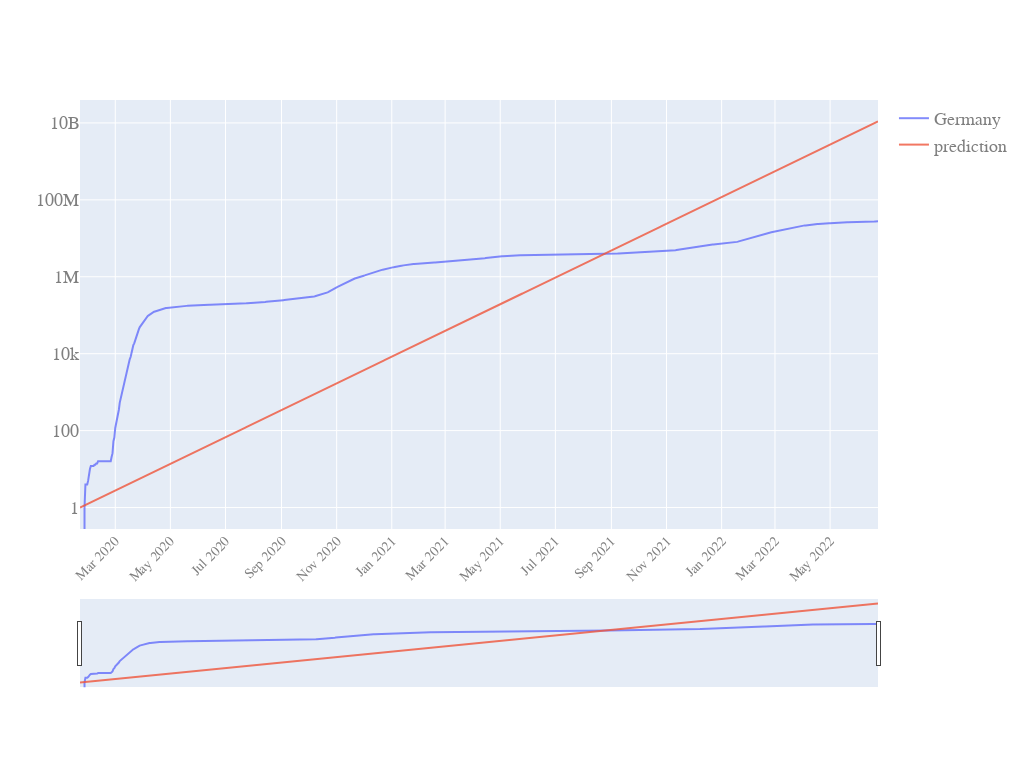

Source (notebook cell):
### Code cell
quick_plot(LR_inspect.date,
           LR_inspect.iloc[:,1:],
           y_scale='log',
           slider=True)

### Figure 1 — Plotly figure (JSON) as saved in the notebook; plotly's stock layout.template omitted (floating-point values rounded to 4 significant figures; data arrays with more than 128 entries replaced by an {"elided": "..."} marker saying what was removed)
{"data": [{"name": "Germany", "opacity": 0.8, "type": "scatter", "x": {"elided": "884 str values"}, "y": {"elided": "884 int values"}}, {"name": "prediction", "opacity": 0.8, "type": "scatter", "x": {"elided": "884 str values"}, "y": {"elided": "884 float values"}}], "layout": {"autosize": true, "font": {"color": "#7f7f7f", "family": "PT Sans, monospace", "size": 18}, "height": 768, "width": 1024, "xaxis": {"nticks": 20, "rangeslider": {"visible": true}, "tickangle": -45, "tickfont": {"color": "#7f7f7f", "size": 14}}, "yaxis": {"type": "log"}}}
